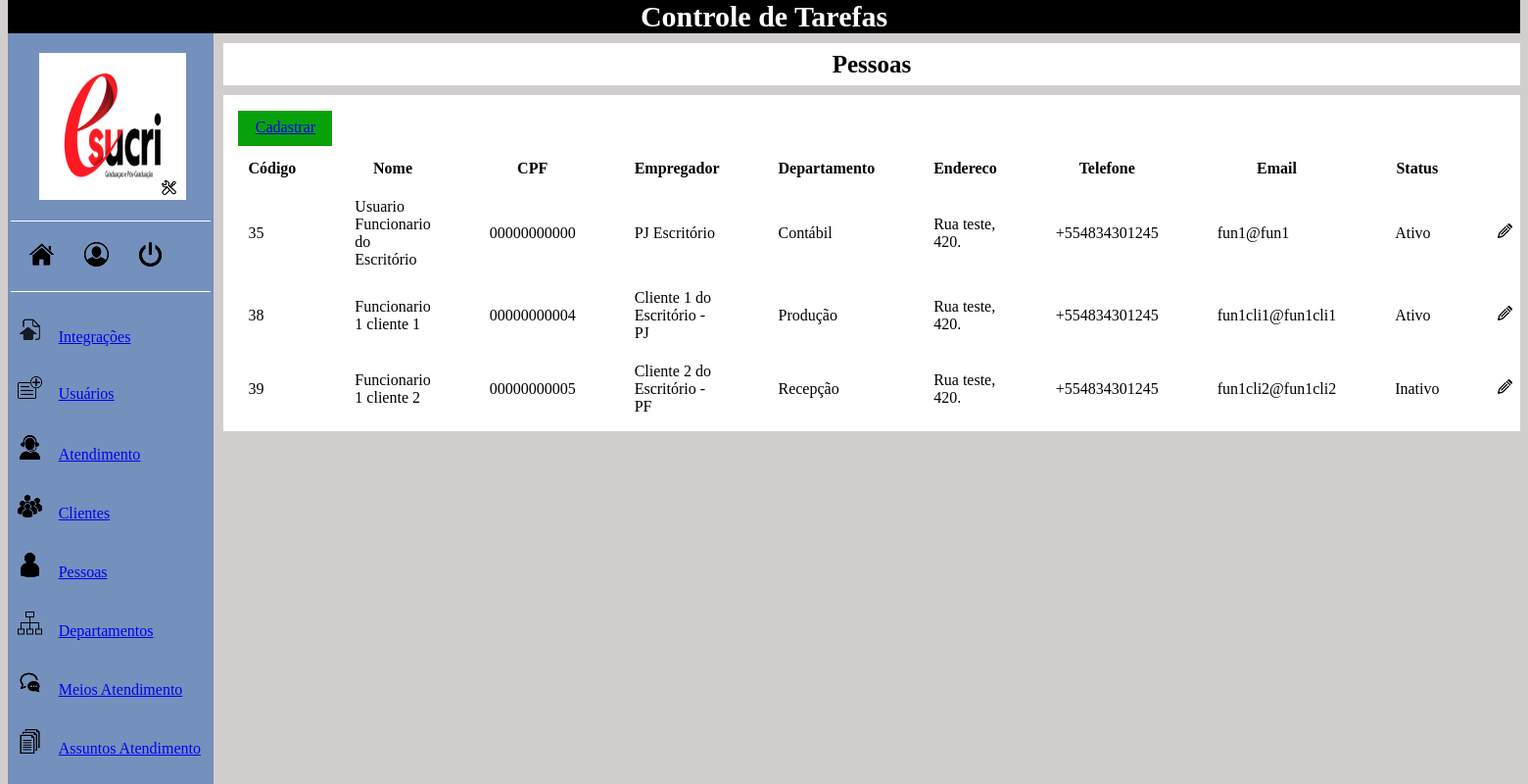
Page /views/pessoa-listar.php (signed in) on the committed database.
### tables this page shows
CREATE TABLE `pessoa` (
  `id` int(11) NOT NULL AUTO_INCREMENT,
  `nome` varchar(70) NOT NULL,
  `tipo` char(2) NOT NULL,
  `documento` varchar(14) NOT NULL,
  `endereco` varchar(100) DEFAULT NULL,
  `telefone` char(14) DEFAULT NULL,
  `email` varchar(100) DEFAULT NULL,
  `status` char(1) DEFAULT 'I',
  `cliente` char(1) DEFAULT 'N',
  PRIMARY KEY (`id`),
  UNIQUE KEY `documento` (`documento`)
);

CREATE TABLE `departamento` (
  `id` int(11) NOT NULL AUTO_INCREMENT,
  `nome` varchar(70) NOT NULL,
  PRIMARY KEY (`id`)
);

### views/pessoa-listar.php (the view, shortened to what this page needs)
<?php
    include('../conexao.php');
    include('menu.php');
?>
<!DOCTYPE html>
<html lang="pt-br">
    <head>
        <link rel="stylesheet" href="../styles/estilos.css">
    </head>
	<body>
        <header>
            <div class="header-pagina">Pessoas</div>
        </header>
        <section class="conteudo">
            <div class="cadastrar">
                <a href="pessoa-cadastro.php">Cadastrar</a>
            </div>
            <table class="listagem">
                <thead>
                    <tr>
                        <th>Código</th>
                        <th>Nome</th>
                        <th>CPF</th>
                        <th>Empregador</th>
                        <th>Departamento</th>
                        <th>Endereco</th>
                        <th>Telefone</th>
                        <th>Email</th>
                        <th>Status</th>
                        <th></th>
                    </tr>
                </thead>
                <tbody>
                    <?php
                        $sql = "SELECT pessoa.*,
                                       departamento.nome AS departamento,
                                       empregador.nome   AS empregadorNome
                                  FROM pessoa
                             LEFT JOIN pessoa_departamento AS pd
                                    ON pd.id_pessoa = pessoa.id
                             LEFT JOIN departamento
                                    ON departamento.id = pd.id_dpto
                             LEFT JOIN pj_pf AS vp
                                    ON vp.id_pf = pessoa.id
                             LEFT JOIN pessoa AS empregador
                                    ON empregador.id = vp.id_pj
                                 WHERE pessoa.cliente != 'S'
                              ORDER BY pessoa.id";
                        $query = mysqli_query($conexao, $sql);
                        if(!$query) {
                            echo mysqli_error($conexao);
                        } else {
                            while ($item = mysqli_fetch_array($query, MYSQLI_ASSOC)) {
                    ?>
                    <tr>
                        <td><?php echo $item['id']?></td>
                        <td><?php echo $item['nome']?></td>
                        <td><?php echo $item['documento']?></td>
                        <td><?php echo $item['empregadorNome']?></td>
                        <td><?php echo $item['departamento']?></td>
                        <td><?php echo $item['endereco']?></td>
                        <td><?php echo $item['telefone']?></td>
                        <td><?php echo $item['email']?></td>
                        <td><?php echo $item['status'] == 'A'?'Ativo':'Inativo';?></td>
                        <td><a href="pessoa-editar.php?id=<?php echo $item['id']?>"><img src="../assets/editar.png" alt="Editar" title="Editar"></a></td>
                    </tr>
                    <?php
                            }
                        }
                    ?>
                </tbody>
            </table>
        </section>
	</body>
</html>

### styles/estilos.css (style rules this page uses)
.conteudo { margin-top: 10px; padding: 1%; margin-left: 220px; background-color: white; }
body { background-color: rgb(210, 206, 206); }
.listagem { border-collapse: collapse; }
th { padding-right: 50px; padding-left: 10px; }
td { padding-right: 50px; padding-top: 20px; padding-left: 10px; }
.cadastrar { width: 80px; height: 20px; margin-bottom: 1%; background-color: rgb(9, 161, 9); text-align: center; padding: 8px; color: white; }
.header-pagina { margin-top: 10px; padding: 0.5%; margin-left: 220px; background-color: white; text-align: center; font-size: 25px; font-weight: bolder; }

### rows in the picture
pessoa: id "35", nome "Usuario Funcionario do Escritório", documento "00000000000", pessoa.nome "PJ Escritório", departamento.nome "Contábil", endereco "Rua teste, 420.", telefone "+554834301245", email "fun1@fun1", status "Ativo"
pessoa: id "38", nome "Funcionario 1 cliente 1", documento "00000000004", pessoa.nome "Cliente 1 do Escritório - PJ", departamento.nome "Produção", endereco "Rua teste, 420.", telefone "+554834301245", email "fun1cli1@fun1cli1", status "Ativo"
pessoa: id "39", nome "Funcionario 1 cliente 2", documento "00000000005", pessoa.nome "Cliente 2 do Escritório - PF", departamento.nome "Recepção", endereco "Rua teste, 420.", telefone "+554834301245", email "fun1cli2@fun1cli2", status "Inativo"
